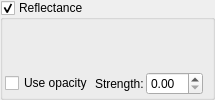
              <widget class="MyGroupBox" name="groupCheck_reflectance_gradient_enable">
               <property name="toolTip">
                <string/>
               </property>
               <property name="title">
                <string>Reflectance</string>
               </property>
               <property name="checkable">
                <bool>true</bool>
               </property>
               <layout class="QVBoxLayout" name="verticalLayout_19">
                <property name="spacing">
                 <number>2</number>
                </property>
                <property name="leftMargin">
                 <number>2</number>
                </property>
                <property name="topMargin">
                 <number>2</number>
                </property>
                <property name="rightMargin">
                 <number>2</number>
                </property>
                <property name="bottomMargin">
                 <number>2</number>
                </property>
                <item>
                 <widget class="cGradientEditWidget" name="colorpalette_reflectance_gradient" native="true">
                  <property name="toolTip">
                   <string>&lt;html&gt;&lt;head/&gt;&lt;body&gt;&lt;p&gt;Gradient which defines the reflected light colors.&lt;/p&gt;&lt;p&gt;Brighter colors increase reflectance. A black color creates no reflections.&lt;/p&gt;&lt;p&gt;This gradient works only when &lt;span style=&quot; font-style:italic;&quot;&gt;reflectance&lt;/span&gt; is greater than zero.&lt;/p&gt;&lt;/body&gt;&lt;/html&gt;</string>
                  </property>
                 </widget>
                </item>
                <item>
                 <layout class="QHBoxLayout" name="horizontalLayout_reflectance_opacity">
                  <item>
                   <widget class="MyCheckBox" name="checkBox_reflectance_gradient_mask_enable">
                    <property name="toolTip">
                     <string>Enable opacity stops from gradient to control per-point transparency</string>
                    </property>
                    <property name="text">
                     <string>Use opacity</string>
                    </property>
                   </widget>
                  </item>
                  <item>
                   <widget class="QLabel" name="label_reflectance_gradient_opacity">
                    <property name="text">
                     <string>Strength:</string>
                    </property>
                   </widget>
                  </item>
                  <item>
                   <widget class="MyDoubleSpinBox" name="spinbox_reflectance_gradient_opacity">
                    <property name="toolTip">
                     <string>Master gradient strength (0.0 = no effect, 1.0 = full gradient)</string>
                    </property>
                   </widget>
                  </item>
                  <item>
                   <spacer name="horizontalSpacer_reflectance_opacity">
                    <property name="orientation">
                     <enum>Qt::Horizontal</enum>
                    </property>
                   </spacer>
                  </item>
                 </layout>
                </item>
               </layout>
              </widget>
